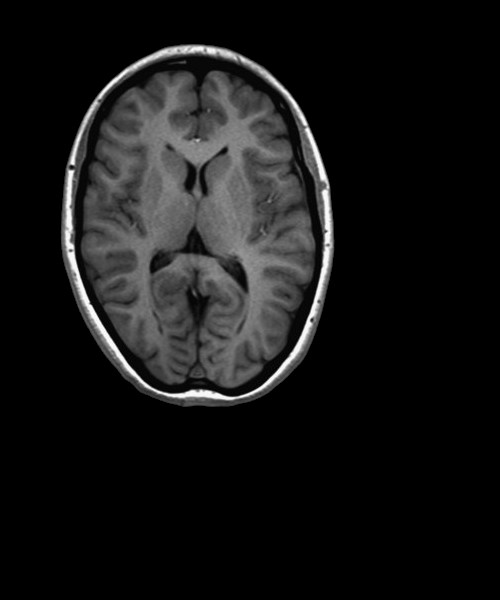
#> input picture Practicum 4/img1.jpg, 500 x 600 px
$ python p4.py
#> lines starting #> are read from the running program, lines starting #| are printed output that depends on the picture
import numpy as np
import matplotlib.pyplot as plt
import cv2

T_r = np.array([[0.8660, 0.5, 0], [-0.5, 0.8660, 0], [0, 0, 1]])
T_s = np.array([[0.5, 0, 0], [0, 0.5, 0], [0, 0, 1]])
T_tl = np.array([[1, 0, 50], [0, 1, 100], [0, 0, 1]])


def display(img,title):
    plt.figure(title)
    plt.imshow(img,cmap ="gray")
    plt.axis("off")

# TASK 1
def warping_affine(matrix,img,defaultx = 800,defaulty =600):
    img = np.reshape(img, img.shape + (1,))
    img_transformed = np.empty((defaultx,defaulty, 1), dtype=np.uint8)
    for i, row in enumerate(img):
        for j, col in enumerate(row):
            pixel_data = img[i, j]
            input_coords = np.array([i, j, 1])
            i_out, j_out,_ = matrix @ input_coords
            img_transformed[int(i_out), int(j_out)] = pixel_data
    return img_transformed


# TASK 2
    """following the theory of linear algebra matrix1 * matrix2 = matrix3
    therefore matrix1 * inverse matrix3 = matrix2
    """
def align_2dof(input,reference):
    inc = 50
    while(1):
        result = warping_affine(matrix,input)
        if(input == reference):
            break
        else:
            inc+=1
            matrix = np.array([[1, 0, inc], [0, 1, 156], [0, 0, 1]])

    return matrix

# TASK 3
def affine_registration(input,reference):

    height, width = reference.shape
    sift = cv2.SIFT_create()
    # find the keypoints and descriptors with SIFT
    keypoint1, d1 = sift.detectAndCompute(input,None)
    keypoint2, d2 = sift.detectAndCompute(reference,None)
    # FLANN parameters
    FLANN_INDEX_KDTREE = 1
    index_params = dict(algorithm = FLANN_INDEX_KDTREE, trees = 5)
    search_params = dict(checks=50)   # or pass empty dictionary

    flann = cv2.FlannBasedMatcher(index_params,search_params)
    matches = flann.knnMatch(d1,d2,k=2)

    lowes_ratio_test = []
    for m,n in matches:
        if m.distance < 0.7*n.distance:
            lowes_ratio_test.append(m)

    src_pts = np.float32([ keypoint1[m.queryIdx].pt for m in lowes_ratio_test ]).reshape(-1,1,2)
    dst_pts = np.float32([ keypoint2[m.trainIdx].pt for m in lowes_ratio_test ]).reshape(-1,1,2)
    homography, _ = cv2.findHomography(src_pts, dst_pts, cv2.RANSAC,5.0)

    transformed_img = cv2.warpPerspective(input,
                        homography, (width, height))

    if(np.array_equiv(transformed_img,input)):
        pass
    else:
        affine_registration(transformed_img, reference)

    return homography, transformed_img

#Load Images
img1 = plt.imread('img1.jpg')
#> img1 is the input picture: shape (600, 500); min 0, max 255, mean 22.2
img2 = plt.imread('img2.jpg')
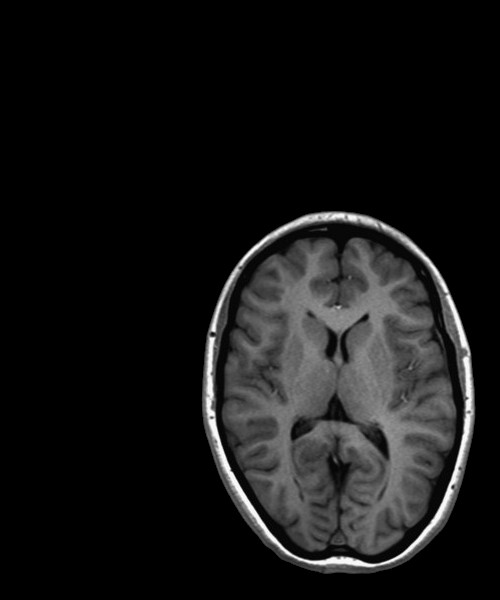
#> input picture Practicum 4/img2.jpg, 500 x 600 px
#> img2 is the input picture: shape (600, 500); min 0, max 255, mean 22.2
img3 = plt.imread('img3.jpg')
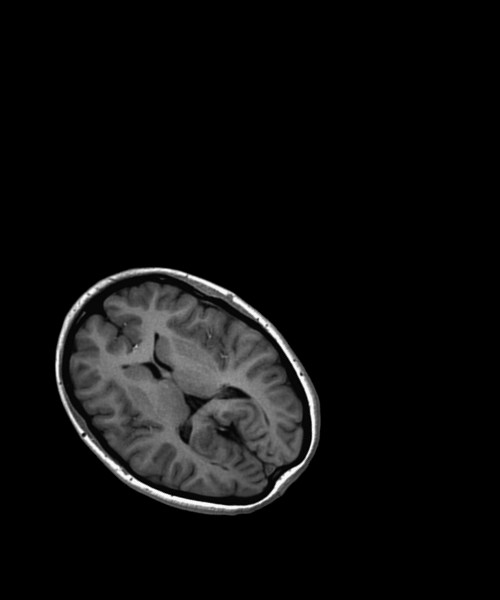
#> input picture Practicum 4/img3.jpg, 500 x 600 px
#> img3 is the input picture: shape (600, 500); min 0, max 255, mean 13.9

#Task 1 using affine matrix multiplication
translated_img = warping_affine(T_tl,img1)
rotated_img = warping_affine(T_r,img1)
#> call 2 of warping_affine, with matrix = array of shape (3, 3), defaultx = 800, defaulty = 600
#> after the loop in warping_affine (call 2), `for i, row in enumerate(img):`:
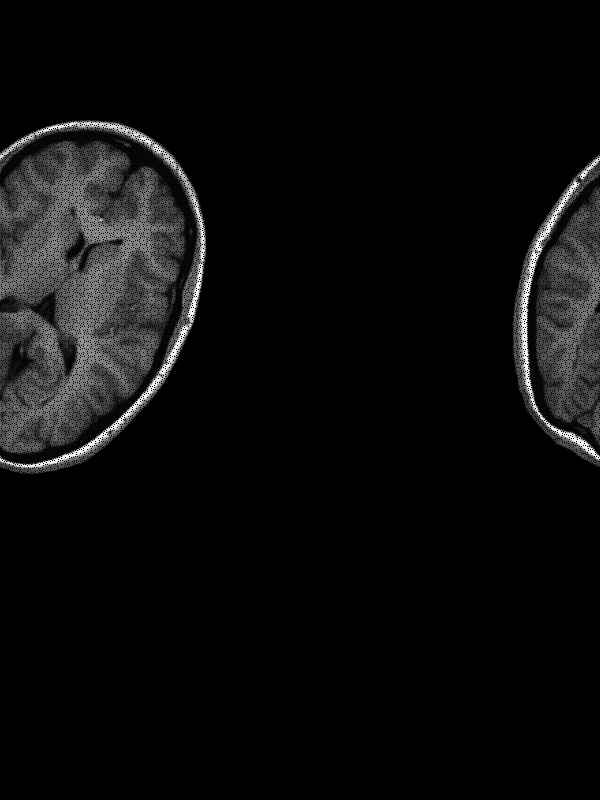
#> img_transformed: shape (800, 600, 1); min 0, max 255, mean 12
scaled_img = warping_affine(T_s,img1)
#> call 3 of warping_affine, with matrix = array of shape (3, 3), defaultx = 800, defaulty = 600
#> after the loop in warping_affine (call 3), `for i, row in enumerate(img):`:
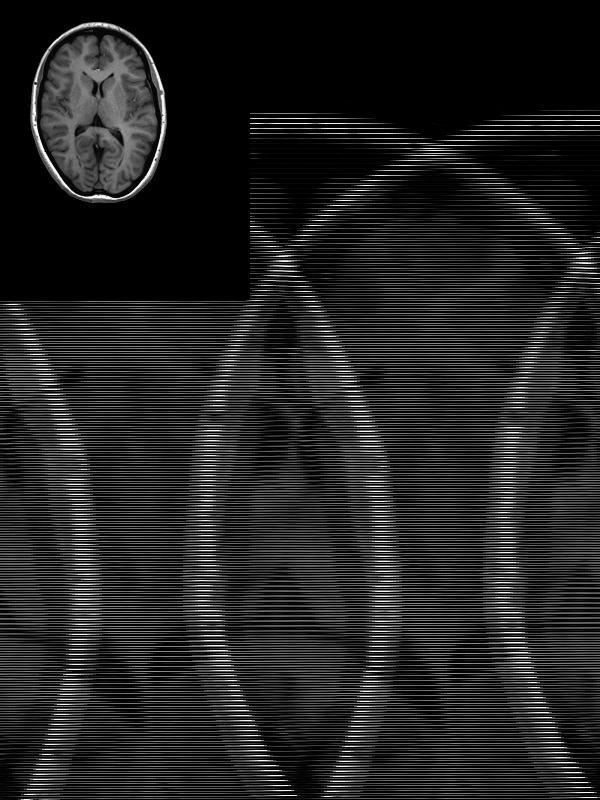
#> img_transformed: shape (800, 600, 1); min 0, max 255, mean 35.1

#Task 2 muted since its very time consuming
#trial = align_2dof(img1,img2)

#Task 3 function being called
matrix, result = affine_registration(img1,img3)
#> in affine_registration, `keypoint1, d1 = sift.detectAndCompute(input,None)`: keypoint1 = 469 keypoints; strongest (x, y, size): (211, 51, 6.7), (328, 238, 6.9), (72, 161, 4.8), (70, 174, 5.6)
#> in affine_registration, `keypoint2, d2 = sift.detectAndCompute(reference,None)`: keypoint2 = 400 keypoints; strongest (x, y, size): (92, 291, 5.2), (263, 321, 5.4), (80, 431, 3.8), (237, 300, 5.5)
#> in affine_registration, `matches = flann.knnMatch(d1,d2,k=2)`: matches = 469 matches
#> after the loop in affine_registration, `for m,n in matches:`: lowes_ratio_test = 302 matches
#> in affine_registration, `src_pts = np.float32([ keypoint1[m.queryIdx].pt for m in lowes_ratio_t..`: src_pts = 302 rows, first 8: [66.56, 268.7], [68.87, 264.9], [70.19, 173.8], [70.2, 174.3], [71.16, 257.3], [71.16, 257.3], [71.47, 167.1], [71.47, 167.1]
#> in affine_registration, `dst_pts = np.float32([ keypoint2[m.trainIdx].pt for m in lowes_ratio_t..`: dst_pts = 302 rows, first 8: [240.6, 310.6], [138.7, 487.9], [87, 439.2], [87, 439.2], [135.3, 482.4], [135.3, 482.4], [83.57, 434.6], [83.57, 434.6]
#> in affine_registration, `homography, _ = cv2.findHomography(src_pts, dst_pts, cv2.RANSAC,5.0)`: homography = [[0.54, 0.575, -51.11], [-0.588, 0.529, 388.2], [5.28e-08, 1.73e-06, 1]]
#> in affine_registration (call 2), `keypoint1, d1 = sift.detectAndCompute(input,None)`: keypoint1 = 359 keypoints; strongest (x, y, size): (92, 291, 5.3), (263, 321, 5.5), (80, 431, 3.8), (294, 470, 4.2)
#> in affine_registration (call 2), `matches = flann.knnMatch(d1,d2,k=2)`: matches = 359 matches
#> in affine_registration (call 2), `matches = flann.knnMatch(d1,d2,k=2)`:
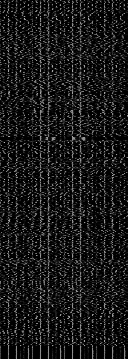
#> d1: shape (359, 128) float32; min 0, max 184, mean 24.8
#> after the loop in affine_registration (call 2), `for m,n in matches:`: lowes_ratio_test = 301 matches
#> in affine_registration (call 2), `src_pts = np.float32([ keypoint1[m.queryIdx].pt for m in lowes_ratio_t..`: src_pts = 301 rows, first 8: [74.96, 360.6], [75.38, 411.5], [76.58, 404.3], [77.45, 420.7], [77.52, 414.5], [78.45, 378.5], [78.47, 323.3], [80.34, 431.1]
#> in affine_registration (call 2), `dst_pts = np.float32([ keypoint2[m.trainIdx].pt for m in lowes_ratio_t..`: dst_pts = 301 rows, first 8: [75, 360.4], [77.34, 413.9], [76.56, 404], [77.27, 420.4], [77.34, 413.9], [78.41, 378.3], [78.48, 323.1], [80.41, 430.9]
#> in affine_registration (call 2), `homography, _ = cv2.findHomography(src_pts, dst_pts, cv2.RANSAC,5.0)`: homography = [[1, 0.000528, -0.111], [-0.00159, 1, -0.5], [-3.37e-06, 3.09e-06, 1]]
#> in affine_registration (call 3), `keypoint1, d1 = sift.detectAndCompute(input,None)`: keypoint1 = 344 keypoints; strongest (x, y, size): (92, 291, 5.3), (263, 321, 5.5), (80, 431, 3.9), (237, 300, 5.6)
#> in affine_registration (call 3), `matches = flann.knnMatch(d1,d2,k=2)`: matches = 344 matches
#> after the loop in affine_registration (call 3), `for m,n in matches:`: lowes_ratio_test = 296 matches
#> in affine_registration (call 3), `src_pts = np.float32([ keypoint1[m.queryIdx].pt for m in lowes_ratio_t..`: src_pts = 296 rows, first 8: [58.09, 379.3], [75.03, 360.5], [76.59, 404], [77.55, 420.4], [77.55, 414.3], [78.45, 378.3], [78.51, 323.1], [80.33, 430.8]
#> in affine_registration (call 3), `dst_pts = np.float32([ keypoint2[m.trainIdx].pt for m in lowes_ratio_t..`: dst_pts = 296 rows, first 8: [58.08, 379.3], [75, 360.4], [76.56, 404], [77.27, 420.4], [77.34, 413.9], [78.41, 378.3], [78.48, 323.1], [80.41, 430.9]
#> in affine_registration (call 4), `matches = flann.knnMatch(d1,d2,k=2)`:
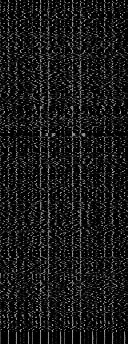
#> d1: shape (344, 128) float32; min 0, max 197, mean 24.8
#> after the loop in affine_registration (call 4), `for m,n in matches:`: lowes_ratio_test = 293 matches
#> in affine_registration (call 4), `src_pts = np.float32([ keypoint1[m.queryIdx].pt for m in lowes_ratio_t..`: src_pts = 293 rows, first 8: [58.03, 378.9], [74.95, 360.4], [76.55, 404], [77.53, 414.3], [78.43, 378.3], [80.27, 430.8], [80.41, 334.8], [80.72, 393.5]
#> in affine_registration (call 4), `dst_pts = np.float32([ keypoint2[m.trainIdx].pt for m in lowes_ratio_t..`: dst_pts = 293 rows, first 8: [58.08, 379.3], [75, 360.4], [76.56, 404], [77.34, 413.9], [78.41, 378.3], [80.41, 430.9], [80.44, 334.7], [80.42, 393.4]
#> in affine_registration (call 4), `homography, _ = cv2.findHomography(src_pts, dst_pts, cv2.RANSAC,5.0)`: homography = [[1, -0.000243, 0.0436], [0.000465, 0.999, 0.118], [1.11e-06, -1.41e-06, 1]]
#> in affine_registration (call 5), `keypoint1, d1 = sift.detectAndCompute(input,None)`: keypoint1 = 344 keypoints; strongest (x, y, size): (92, 291, 5.3), (263, 321, 5.5), (237, 300, 5.6), (80, 431, 3.9)
#> in affine_registration (call 5), `src_pts = np.float32([ keypoint1[m.queryIdx].pt for m in lowes_ratio_t..`: src_pts = 293 rows, first 8: [58, 378.8], [74.93, 360.4], [76.54, 404], [77.52, 414.3], [78.42, 378.3], [80.23, 430.8], [80.41, 334.8], [80.72, 393.5]
#> in affine_registration (call 6), `keypoint1, d1 = sift.detectAndCompute(input,None)`: keypoint1 = 344 keypoints; strongest (x, y, size): (92, 291, 5.3), (263, 321, 5.5), (237, 300, 5.6), (294, 470, 4.2)
#> in affine_registration (call 6), `src_pts = np.float32([ keypoint1[m.queryIdx].pt for m in lowes_ratio_t..`: src_pts = 293 rows, first 8: [58, 378.8], [74.93, 360.4], [76.54, 404], [77.52, 414.3], [78.42, 378.3], [80.24, 430.8], [80.41, 334.8], [80.72, 393.5]
#> after the loop in affine_registration (call 7), `for m,n in matches:`: lowes_ratio_test = 294 matches
#> in affine_registration (call 7), `src_pts = np.float32([ keypoint1[m.queryIdx].pt for m in lowes_ratio_t..`: src_pts = 294 rows, first 8: [58, 378.8], [74.93, 360.4], [76.54, 404], [77.52, 414.3], [77.52, 420.4], [78.42, 378.3], [80.24, 430.8], [80.41, 334.8]
#> in affine_registration (call 7), `dst_pts = np.float32([ keypoint2[m.trainIdx].pt for m in lowes_ratio_t..`: dst_pts = 294 rows, first 8: [58.08, 379.3], [75, 360.4], [76.56, 404], [77.34, 413.9], [77.27, 420.4], [78.41, 378.3], [80.41, 430.9], [80.44, 334.7]
#> in affine_registration (call 8), `keypoint1, d1 = sift.detectAndCompute(input,None)`: keypoint1 = 343 keypoints; strongest (x, y, size): (92, 291, 5.3), (263, 321, 5.5), (237, 300, 5.6), (294, 470, 4.2)
#> in affine_registration (call 8), `matches = flann.knnMatch(d1,d2,k=2)`: matches = 343 matches
#> in affine_registration (call 8), `matches = flann.knnMatch(d1,d2,k=2)`:
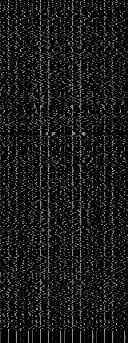
#> d1: shape (343, 128) float32; min 0, max 197, mean 24.8
#> after the loop in affine_registration (call 8), `for m,n in matches:`: lowes_ratio_test = 293 matches
#> in affine_registration (call 8), `src_pts = np.float32([ keypoint1[m.queryIdx].pt for m in lowes_ratio_t..`: src_pts = 293 rows, first 8: [57.97, 378.8], [74.92, 360.4], [76.51, 404], [77.5, 414.3], [78.42, 378.3], [80.2, 430.8], [80.41, 334.8], [80.7, 393.5]
#> in affine_registration (call 8), `dst_pts = np.float32([ keypoint2[m.trainIdx].pt for m in lowes_ratio_t..`: dst_pts = 293 rows, first 8: [58.08, 379.3], [75, 360.4], [76.56, 404], [77.34, 413.9], [78.41, 378.3], [80.41, 430.9], [80.44, 334.7], [80.42, 393.4]
#> in affine_registration (call 8), `homography, _ = cv2.findHomography(src_pts, dst_pts, cv2.RANSAC,5.0)`: homography = [[1, -9.24e-05, 0.028], [0.000116, 0.999, 0.0983], [2.73e-07, -7.87e-07, 1]]
#> matrix = [[0.54, 0.575, -51.11], [-0.588, 0.529, 388.2], [5.28e-08, 1.73e-06, 1]]
print("The tranformation matrix that will give the resultant image is:")
print(matrix)
#| [[ 5.40223567e-01  5.75155737e-01 -5.11052008e+01]
#|  [-5.87583002e-01  5.29336783e-01  3.88229901e+02]
#|  [ 5.27771796e-08  1.72569970e-06  1.00000000e+00]]

display(scaled_img,"scaled 50 percent")
display(rotated_img,"rotated 30 degrees")
display(translated_img,"translated image")
display(result,"img1 aligned task 3")
plt.show()
